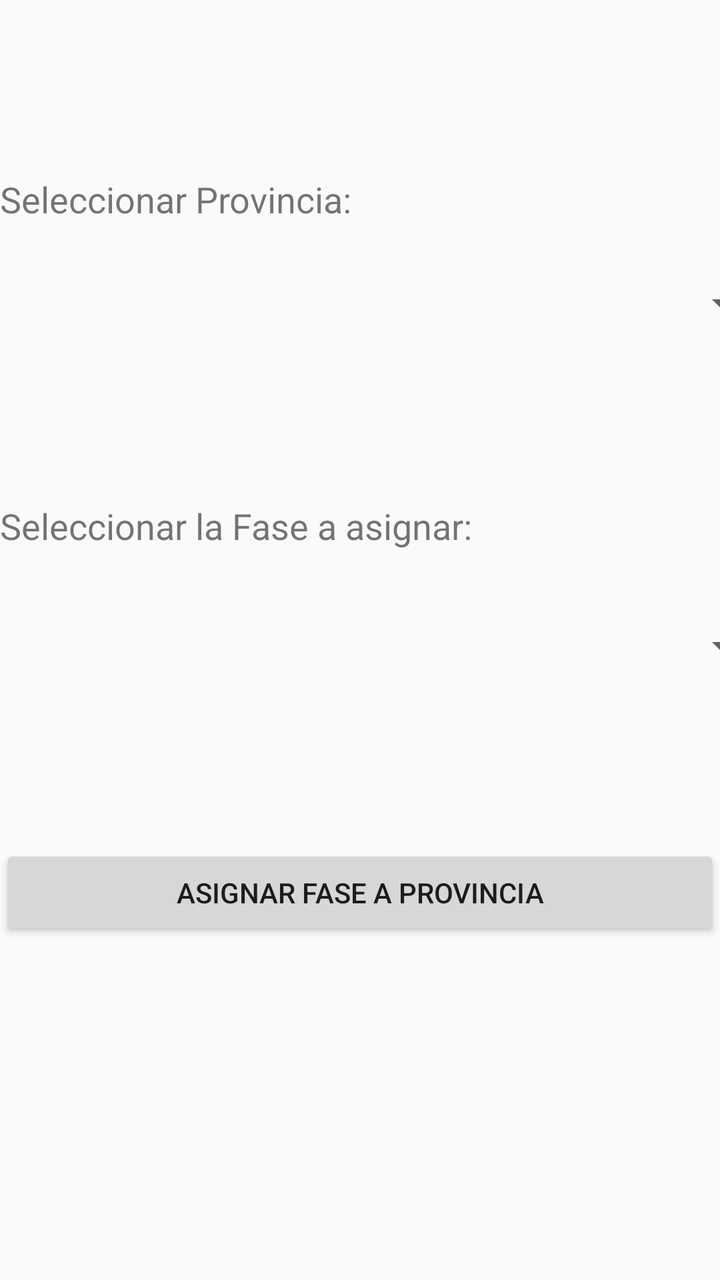
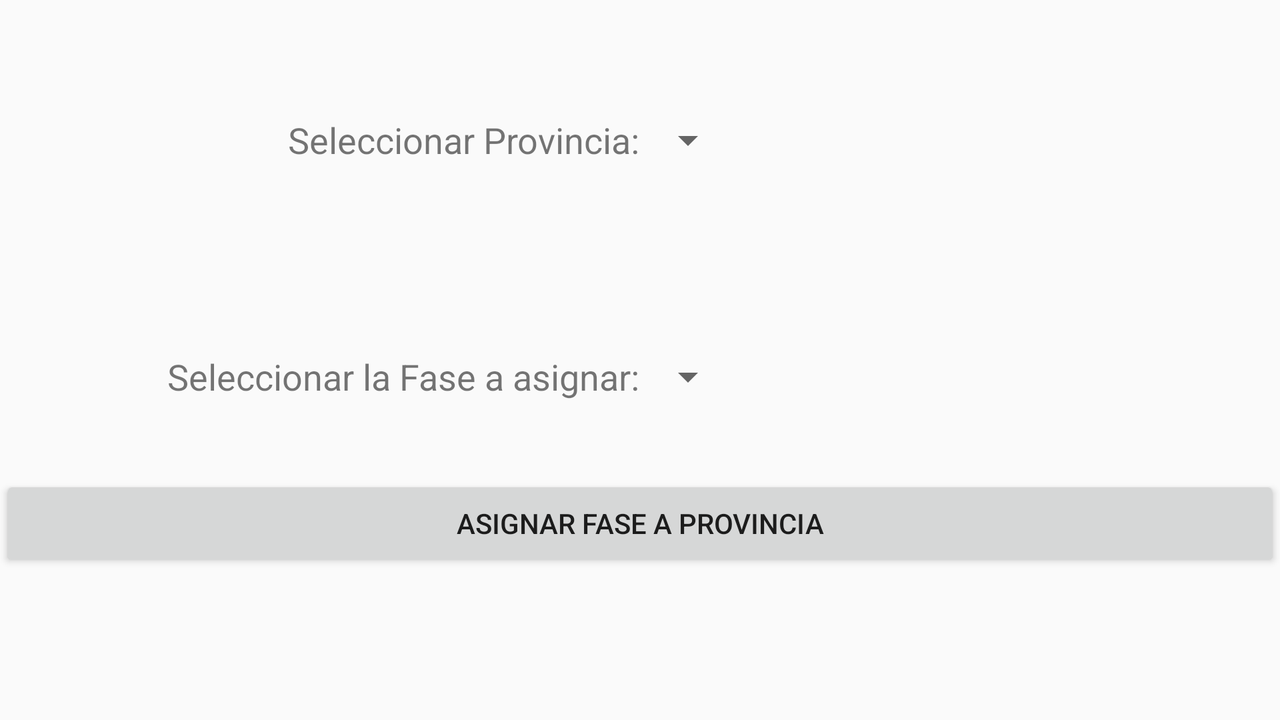

Two renders of one Android screen. The first uses the default layout on a phone; the second uses the alternative layout the repository ships for a different screen configuration, on a matching device. The two XML files are below.
<!-- AndroidManifest.xml: application theme AppTheme -->
<!-- res/layout/activity_pantalla_asignar_fase.xml -->
<?xml version="1.0" encoding="utf-8"?>
<androidx.constraintlayout.widget.ConstraintLayout xmlns:android="http://schemas.android.com/apk/res/android"
    xmlns:app="http://schemas.android.com/apk/res-auto"
    xmlns:tools="http://schemas.android.com/tools"
    android:layout_width="match_parent"
    android:layout_height="match_parent"
    tools:context=".PantallaAsignarFase">

    <Spinner
        android:id="@+id/spAFProvincia"
        android:layout_width="409dp"
        android:layout_height="wrap_content"
        android:layout_marginTop="28dp"
        app:layout_constraintBottom_toTopOf="@+id/etqAFFaseActual"
        app:layout_constraintEnd_toEndOf="parent"
        app:layout_constraintHorizontal_bias="0.5"
        app:layout_constraintStart_toStartOf="parent"
        app:layout_constraintTop_toBottomOf="@+id/etqAFProvincia" />

    <TextView
        android:id="@+id/etqAFProvincia"
        android:layout_width="wrap_content"
        android:layout_height="wrap_content"
        android:text="@string/txtEtqSpinnerAFProvincia"
        android:textSize="18sp"
        app:layout_constraintBottom_toTopOf="@+id/spAFProvincia"
        app:layout_constraintStart_toStartOf="parent"
        app:layout_constraintTop_toTopOf="parent"
        app:layout_constraintVertical_chainStyle="packed" />

    <TextView
        android:id="@+id/etqCFFase"
        android:layout_width="wrap_content"
        android:layout_height="wrap_content"
        android:layout_marginTop="44dp"
        android:text="@string/txtEtqSpinnerAFFase"
        android:textSize="18sp"
        app:layout_constraintBottom_toTopOf="@+id/spAFFase"
        app:layout_constraintStart_toStartOf="parent"
        app:layout_constraintTop_toBottomOf="@+id/etqAFFaseActual" />

    <Spinner
        android:id="@+id/spAFFase"
        android:layout_width="409dp"
        android:layout_height="wrap_content"
        android:layout_marginTop="36dp"
        app:layout_constraintBottom_toTopOf="@+id/guideline6"
        app:layout_constraintEnd_toEndOf="parent"
        app:layout_constraintHorizontal_bias="0.5"
        app:layout_constraintStart_toStartOf="parent"
        app:layout_constraintTop_toBottomOf="@+id/etqCFFase" />

    <TextView
        android:id="@+id/etqAFFaseActual"
        android:layout_width="wrap_content"
        android:layout_height="wrap_content"
        android:layout_marginStart="16dp"
        android:layout_marginTop="24dp"
        app:layout_constraintBottom_toTopOf="@+id/etqCFFase"
        app:layout_constraintStart_toStartOf="parent"
        app:layout_constraintTop_toBottomOf="@+id/spAFProvincia" />

    <androidx.constraintlayout.widget.Guideline
        android:id="@+id/guideline6"
        android:layout_width="wrap_content"
        android:layout_height="wrap_content"
        android:orientation="horizontal"
        app:layout_constraintGuide_percent="0.66" />

    <Button
        android:id="@+id/btAsignarFase"
        android:layout_width="0dp"
        android:layout_height="wrap_content"
        android:text="@string/txtBtAsignarFase"
        app:layout_constraintEnd_toEndOf="parent"
        app:layout_constraintHorizontal_bias="0.498"
        app:layout_constraintStart_toStartOf="parent"
        app:layout_constraintTop_toTopOf="@+id/guideline6" />
</androidx.constraintlayout.widget.ConstraintLayout>
<!-- resources referenced by this layout -->
<resources>
  <string name="txtBtAsignarFase">Asignar Fase a Provincia</string>
  <string name="txtEtqSpinnerAFFase">Seleccionar la Fase a asignar:</string>
  <string name="txtEtqSpinnerAFProvincia">Seleccionar Provincia:</string>
  <style name="AppTheme" parent="Theme.AppCompat.Light.DarkActionBar">
          
          <item name="colorPrimary">@color/colorPrimary</item>
          <item name="colorPrimaryDark">@color/colorPrimaryDark</item>
          <item name="colorAccent">@color/colorAccent</item>
      </style>
</resources>
<!-- res/layout-land/activity_pantalla_asignar_fase.xml (the repository's variant of the layout above) -->
<!-- drawn on the phone turned sideways -->
<?xml version="1.0" encoding="utf-8"?>
<androidx.constraintlayout.widget.ConstraintLayout xmlns:android="http://schemas.android.com/apk/res/android"
    xmlns:app="http://schemas.android.com/apk/res-auto"
    xmlns:tools="http://schemas.android.com/tools"
    android:layout_width="match_parent"
    android:layout_height="match_parent"
    tools:context=".PantallaAsignarFase">

    <Spinner
        android:id="@+id/spAFProvincia"
        android:layout_width="wrap_content"
        android:layout_height="wrap_content"
        app:layout_constraintBottom_toBottomOf="@+id/etqAFProvincia"
        app:layout_constraintStart_toStartOf="@+id/guideline11" />

    <TextView
        android:id="@+id/etqAFProvincia"
        android:layout_width="wrap_content"
        android:layout_height="wrap_content"
        android:text="@string/txtEtqSpinnerAFProvincia"
        android:textSize="18sp"
        app:layout_constraintBottom_toTopOf="@+id/etqAFFaseActual"
        app:layout_constraintEnd_toStartOf="@+id/spAFProvincia"
        app:layout_constraintTop_toTopOf="@+id/guideline10"
        app:layout_constraintVertical_chainStyle="spread" />

    <TextView
        android:id="@+id/etqCFFase"
        android:layout_width="0dp"
        android:layout_height="wrap_content"
        android:text="@string/txtEtqSpinnerAFFase"
        android:textSize="18sp"
        app:layout_constraintBottom_toTopOf="@+id/btAsignarFase"
        app:layout_constraintEnd_toStartOf="@+id/guideline11"
        app:layout_constraintTop_toBottomOf="@+id/etqAFFaseActual" />

    <Spinner
        android:id="@+id/spAFFase"
        android:layout_width="wrap_content"
        android:layout_height="wrap_content"
        app:layout_constraintBottom_toBottomOf="@+id/etqCFFase"
        app:layout_constraintStart_toEndOf="@+id/etqCFFase" />

    <TextView
        android:id="@+id/etqAFFaseActual"
        android:layout_width="wrap_content"
        android:layout_height="wrap_content"
        app:layout_constraintBottom_toTopOf="@+id/etqCFFase"
        app:layout_constraintStart_toStartOf="@+id/guideline11"
        app:layout_constraintTop_toBottomOf="@+id/etqAFProvincia" />

    <androidx.constraintlayout.widget.Guideline
        android:id="@+id/guideline6"
        android:layout_width="wrap_content"
        android:layout_height="wrap_content"
        android:orientation="horizontal"
        app:layout_constraintGuide_percent="0.66" />

    <Button
        android:id="@+id/btAsignarFase"
        android:layout_width="0dp"
        android:layout_height="wrap_content"
        android:text="@string/txtBtAsignarFase"
        app:layout_constraintEnd_toEndOf="parent"
        app:layout_constraintHorizontal_bias="0.498"
        app:layout_constraintStart_toStartOf="parent"
        app:layout_constraintTop_toTopOf="@+id/guideline6" />

    <androidx.constraintlayout.widget.Guideline
        android:id="@+id/guideline10"
        android:layout_width="wrap_content"
        android:layout_height="wrap_content"
        android:orientation="horizontal"
        app:layout_constraintGuide_begin="20dp" />

    <androidx.constraintlayout.widget.Guideline
        android:id="@+id/guideline11"
        android:layout_width="wrap_content"
        android:layout_height="wrap_content"
        android:orientation="vertical"
        app:layout_constraintGuide_percent="0.5" />
</androidx.constraintlayout.widget.ConstraintLayout>
